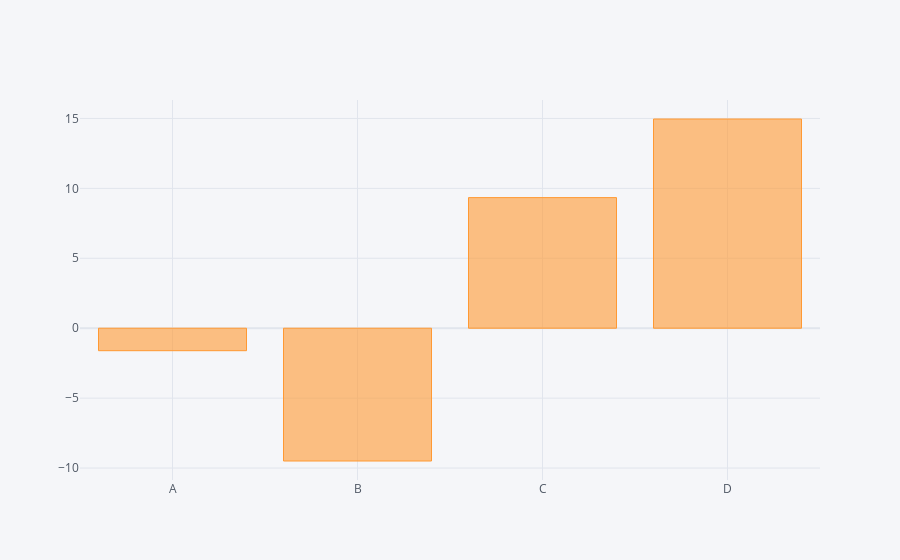

Notebook source saved alongside this figure:
### Code cell
df.sum().iplot(kind='bar')

### Figure 1 — Plotly figure (JSON) as saved in the notebook; plotly's stock layout.template omitted (floating-point values rounded to 4 significant figures)
{"data": [{"marker": {"color": "rgba(255, 153, 51, 0.6)", "line": {"color": "rgba(255, 153, 51, 1.0)", "width": 1}}, "name": "None", "orientation": "v", "text": "", "type": "bar", "x": ["A", "B", "C", "D"], "y": [-1.608, -9.495, 9.337, 14.96]}], "layout": {"legend": {"bgcolor": "#F5F6F9", "font": {"color": "#4D5663"}}, "paper_bgcolor": "#F5F6F9", "plot_bgcolor": "#F5F6F9", "title": {"font": {"color": "#4D5663"}}, "xaxis": {"gridcolor": "#E1E5ED", "showgrid": true, "tickfont": {"color": "#4D5663"}, "title": {"font": {"color": "#4D5663"}, "text": ""}, "zerolinecolor": "#E1E5ED"}, "yaxis": {"gridcolor": "#E1E5ED", "showgrid": true, "tickfont": {"color": "#4D5663"}, "title": {"font": {"color": "#4D5663"}, "text": ""}, "zerolinecolor": "#E1E5ED"}}}
